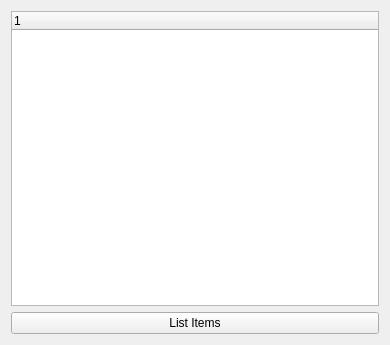
<?xml version="1.0" encoding="UTF-8"?>
<ui version="4.0">
 <class>Widget</class>
 <widget class="QWidget" name="Widget">
  <property name="geometry">
   <rect>
    <x>0</x>
    <y>0</y>
    <width>390</width>
    <height>345</height>
   </rect>
  </property>
  <property name="windowTitle">
   <string>Form</string>
  </property>
  <layout class="QVBoxLayout" name="verticalLayout">
   <item>
    <widget class="QTreeWidget" name="treeWidget">
     <column>
      <property name="text">
       <string notr="true">1</string>
      </property>
     </column>
    </widget>
   </item>
   <item>
    <widget class="QPushButton" name="pushButton">
     <property name="text">
      <string>List Items</string>
     </property>
    </widget>
   </item>
  </layout>
 </widget>
 <resources/>
 <connections/>
</ui>
